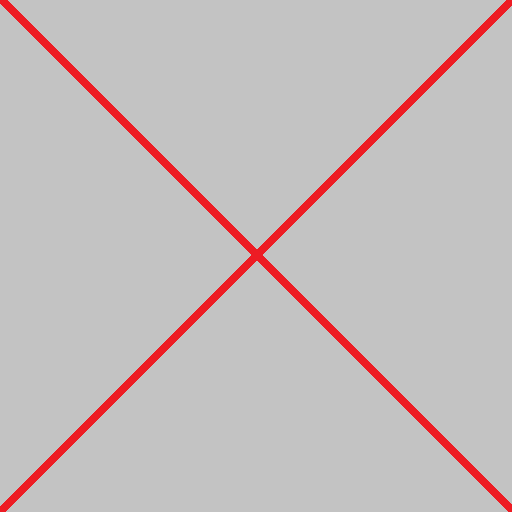
#> input picture WORK_ROI/LAB/resource_ui/big_x.png, 512 x 512 px; its folder holds only this picture in this run
$ python -i img_threshold.py   (imports and definitions only)
#> lines starting #> are read from the running program, lines starting #| are printed output that depends on the picture; after the words box and inside, x2 and y2 are one past the last pixel; in counts of white or black regions, pixels touching at a corner belong together
### WORK_ROI/LAB/common/util/img_empty.py
"""
Created by SungMin Yoon on 2020-09-10..
Copyright (c) 2020 year SungMin Yoon. All rights reserved.
"""
import numpy as np
import cv2 as cv


def cv_image(cv_width, cv_height):
    # 빈 이미지 생성
    size = (cv_width, cv_height, 1)
    return np.zeros(size, np.uint8)


# 아무것도 없는 이미지를 만들고 add_image 와 합칩니다.
# [14 lines left out: functions cv_add, fill_blank, not called in this run]

### WORK_ROI/LAB/common/util/img_threshold.py
"""
Created by SungMin Yoon on 2021-05-24..
Copyright (c) 2020 year SungMin Yoon. All rights reserved.
"""
import time
import cv2 as cv
from LAB.common.util import img_empty

DEFECTS = None


# 마스크 컨투어 처리 함수 입니다.
def contour_to_bgr(img_gray):
    print('img_threshold: contour_to_bgr')
    global DEFECTS

    # 일반적인 threshold 로직
    cv_image = cv.cvtColor(img_gray, cv.COLOR_BGR2RGB)
    ret, th = cv.threshold(img_gray, 127, 255, 0)
    contours, hierarchy = cv.findContours(th, cv.RETR_LIST, cv.CHAIN_APPROX_SIMPLE)

    # 컨투어 로직
    loop_count: int = 0
    contours_list = []
    for cnt in contours:
        loop_count = loop_count + 1
        dot_list = []

        # 빈 이미지
        h, w = img_gray.shape[:2]
        mask = img_empty.cv_image(h, w)

        # 빈 이미지에 마스크 그리기
        cv.drawContours(mask, [cnt], 0, (255, 0, 0), cv.FILLED)

        # 마스크 그리기 지연처리
        time.sleep(0.1)

        # 마스크 사이즈
        chk_size = cv.countNonZero(mask)

        # 컨투어를 그릴 수 있는 마스크 크기면 실행
        if chk_size > 100:

            # 볼록 선체 찾기(인덱스 기준)
            hull2 = cv.convexHull(cnt, returnPoints=False)

            ''' Error 예외 처리 '''
            try:
                # 볼록 선체 결함 찾기
                DEFECTS = cv.convexityDefects(cnt, hull2)
            except cv.error:
                DEFECTS = None

            try:
                DEFECTS.shape[0]
            except AttributeError:
                DEFECTS = None

            if DEFECTS is None:
                dot_list.append(0)
                pass
            else:
                # 볼록 선체 결함 순회
                for i in range(DEFECTS.shape[0]):

                    # 시작, 종료, 가장 먼 지점, 거리
                    startP, endP, farthestP, distance = DEFECTS[i, 0]

                    # 가장 먼 지점의 좌표 구하기
                    farthest = tuple(cnt[farthestP][0])

                    # 거리를 부동 소수점으로 변환
                    dist = distance / 256.0

                    # 거리가 0.1보다 큰 경우
                    if dist > 0.1:
                        dot_list.append(farthest)

                        # 빨강색 점 표시
                        cv.circle(cv_image, farthest, 1, (0, 0, 255), -1)

        t = (loop_count, dot_list)
        contours_list.append(t)

    return cv_image, contours_list


# GRAY 처리 광역쓰레숄드 입니다.
# [105 lines left out: functions all_bgr, all_gray_to_bgr, all_rectangle, all_mask, all_cnt, all_mask_chk, not called in this run]

>>> import cv2
>>> picture = cv2.imread('../../resource_ui/big_x.png', cv2.IMREAD_GRAYSCALE)
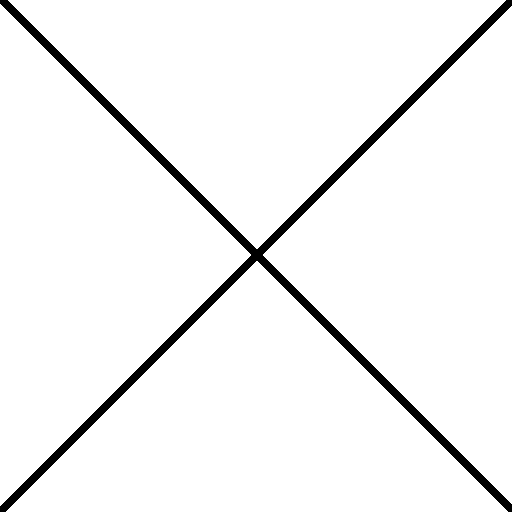
#> picture: shape (512, 512); values 138 (black) and 195 (white), 95.8% white; 1 black region, box (x1, y1, x2, y2) and area: (0, 0, 512, 512) 11140
>>> result = contour_to_bgr(picture)
#> in contour_to_bgr, `ret, th = cv.threshold(img_gray, 127, 255, 0)`: th: shape (512, 512); every value is 255
#> in contour_to_bgr, `contours, hierarchy = cv.findContours(th, cv.RETR_LIST, cv.CHAIN_APPRO..`: contours = [[[0, 0], [0, 511], [511, 511], [511, 0]]]
#> the loop in contour_to_bgr, `for cnt in contours:` made 1 pass
#> (cnt, loop_count, h, w, chk_size, hull2) on pass 1: ([[0, 0], [0, 511], [511, 511], [511, 0]], 1, 512, 512, 262144, [3, 2, 1, 0])
#> after the loop in contour_to_bgr, `for cnt in contours:`: contours_list = [(1, [0])]; loop_count = 1
